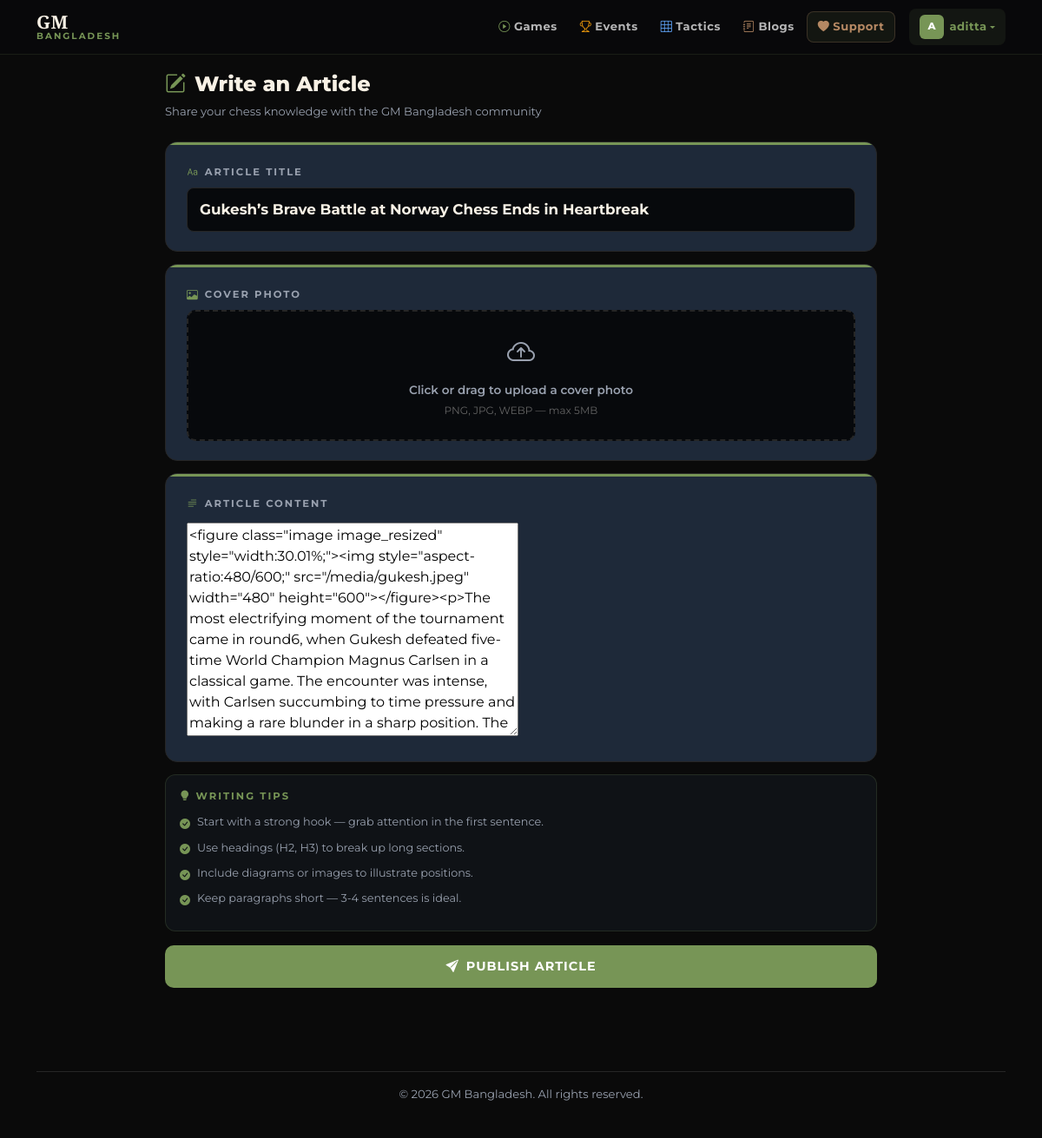
Page /article/gukeshs-brave-battle-at-norway-chess-ends-in-heartbreak/edit/ (signed in) on the earlier database version.
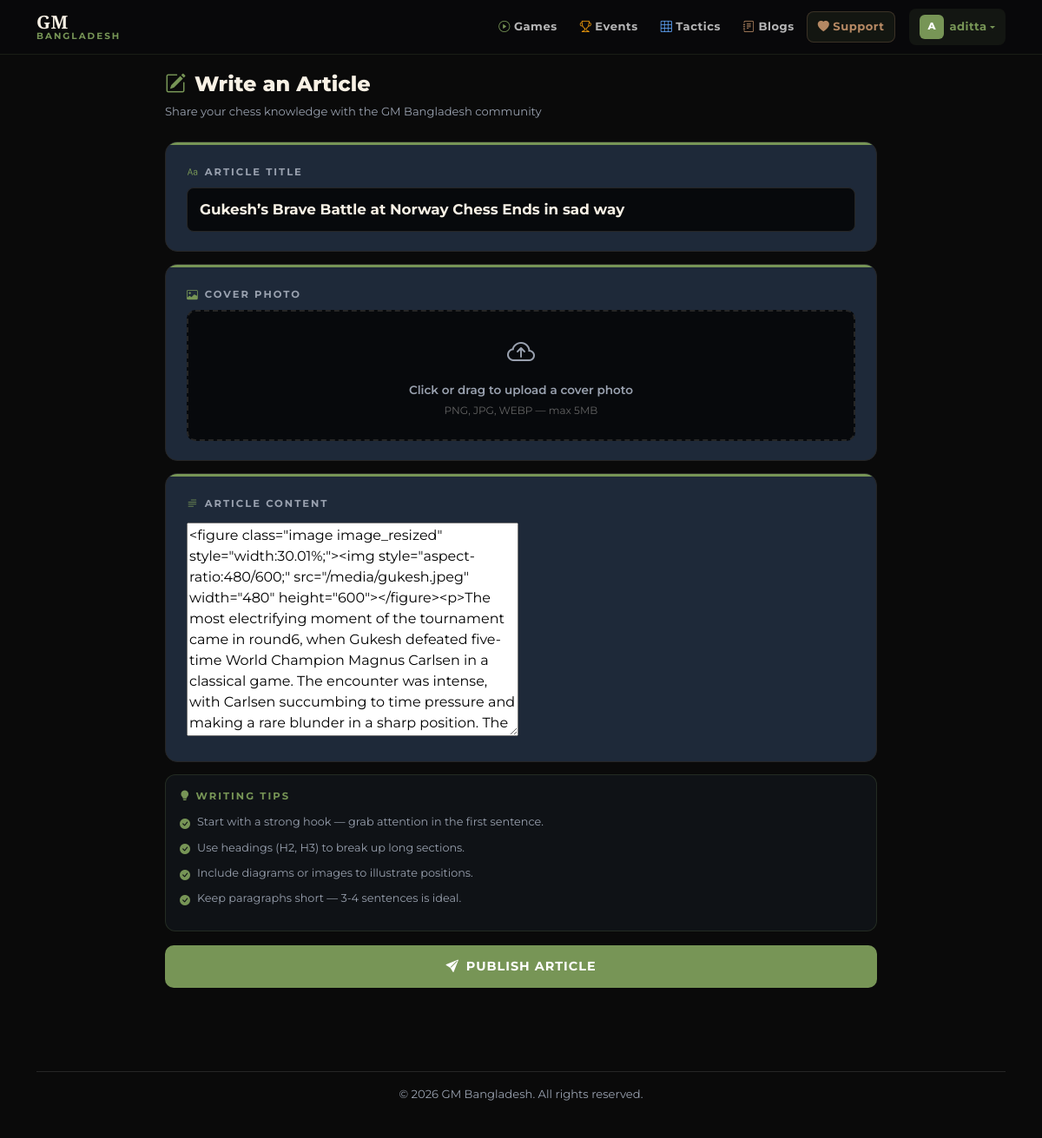
Same page on the later database version.
### news/models.py (models this page shows, shortened)
class Article(models.Model):
    title = models.CharField(max_length=200)
    slug = models.SlugField(unique=True, blank=True, max_length=200)
    content = CKEditor5Field('Text', config_name='extends')
    author = models.ForeignKey('auth.User', on_delete=models.CASCADE)
    image = models.ImageField(upload_to='articles/', blank=True, null=True)
    published_at = models.DateTimeField(auto_now_add=True)
    is_big_news = models.BooleanField(default=False)
    likes = models.ManyToManyField(User, related_name="liked_articles", blank=True)

### news/views.py (the view)
@login_required
def create_article(request, slug=None):
    if slug:
        article = get_object_or_404(Article, slug=slug)
        if article.author != request.user:
            return HttpResponseForbidden("You cannot edit this article.")
    else:
        article = None  # Create mode
    if request.method == "POST":
        form = ArticleForm(request.POST, request.FILES, instance=article)
        if form.is_valid():
            article_obj = form.save(commit=False)
            if not article:  # only assign author for new article
                article_obj.author = request.user
            article_obj.save()
            return redirect('article_detail', slug=article_obj.slug)
    else:
        form = ArticleForm(instance=article)
    return render(request, "news/create_article.html", {"form": form, "editing": article is not None})

### news/forms.py
class ArticleForm(forms.ModelForm):
    class Meta:
        model = Article
        fields = ['title', 'content', 'image']
        widgets = {
            'title': forms.TextInput(attrs={
                'class': 'form-control form-control-lg',
                'style': 'color: #f9f9f9; background-color: #373633; border: none !important;'
            }),
            'image': forms.ClearableFileInput(attrs={
                'class': 'd-none',  # hide default input
                'id': 'uploadBtn'   # give unique ID
            }),
        }

### news/models.py (called while the page is built)
    def save(self, *args, **kwargs):
        if not self.image:
            self.image = 'profile_images/default.png'
        super().save(*args, **kwargs)

### news/templates/news/create_article.html (shortened to what this page needs)
{% extends "news/base.html" %}
{% block content %}
<div class="editor-layout">
  <div class="editor-page-title">
    <i class="bi bi-pencil-square"></i> Write an Article
  </div>
  <p class="editor-page-sub">Share your chess knowledge with the GM Bangladesh community</p>
  <form method="post" enctype="multipart/form-data" id="article-form">
    <div class="form-card">
      <div class="form-card-body">
        <div class="field-label"><i class="bi bi-type"></i> Article Title</div>
        <input
          type="text"
          name="{{ form.title.html_name }}"
          id="{{ form.title.id_for_label }}"
          class="title-input"
          placeholder="Write a clear, engaging title…"
          value="{{ form.title.value|default:'' }}"
          required>
      </div>
    </div>
    <div class="form-card">
      <div class="form-card-body">
        <div class="field-label"><i class="bi bi-image"></i> Cover Photo</div>
        <div class="image-upload-zone" id="upload-zone">
          <div id="upload-placeholder">
            <i class="bi bi-cloud-arrow-up upload-icon"></i>
            <div class="upload-text">Click or drag to upload a cover photo</div>
            <div class="upload-sub">PNG, JPG, WEBP — max 5MB</div>
          </div>
        </div>
      </div>
    </div>
    <div class="form-card">
      <div class="form-card-body">
        <div class="field-label" style="margin-bottom:12px;"><i class="bi bi-text-paragraph"></i> Article Content</div>
        {{ form.content|safe }}
      </div>
    </div>
    <div class="tips-card" style="margin-bottom:16px;">
      <div class="tips-title"><i class="bi bi-lightbulb-fill"></i> Writing Tips</div>
      <div class="tip-item"><i class="bi bi-check-circle-fill"></i> Start with a strong hook — grab attention in the first sentence.</div>
      <div class="tip-item"><i class="bi bi-check-circle-fill"></i> Use headings (H2, H3) to break up long sections.</div>
      <div class="tip-item"><i class="bi bi-check-circle-fill"></i> Include diagrams or images to illustrate positions.</div>
      <div class="tip-item"><i class="bi bi-check-circle-fill"></i> Keep paragraphs short — 3-4 sentences is ideal.</div>
    </div>
    <button type="submit" class="publish-btn">
      <i class="bi bi-send-fill"></i> Publish Article
    </button>
  </form>
</div>
{% endblock %}

Differences in the rows shown:
changed Article: title "Gukesh’s Brave Battle at Norway Chess Ends in Heartbreak" → "Gukesh’s Brave Battle at Norway Chess Ends in sad way"
